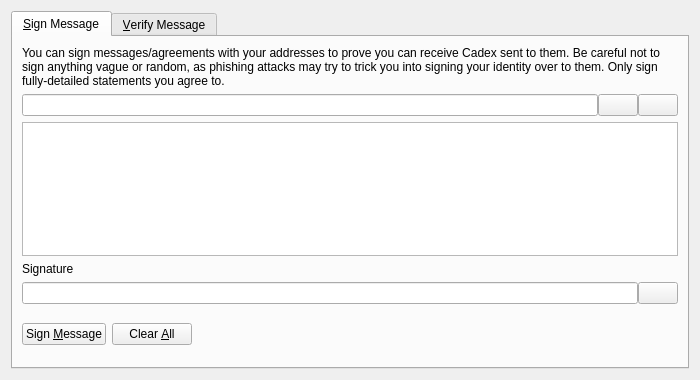
<?xml version="1.0" encoding="UTF-8"?>
<ui version="4.0">
 <class>SignVerifyMessageDialog</class>
 <widget class="QDialog" name="SignVerifyMessageDialog">
  <property name="geometry">
   <rect>
    <x>0</x>
    <y>0</y>
    <width>700</width>
    <height>380</height>
   </rect>
  </property>
  <property name="windowTitle">
   <string>Signatures - Sign / Verify a Message</string>
  </property>
  <property name="modal">
   <bool>true</bool>
  </property>
  <layout class="QVBoxLayout" name="verticalLayout">
   <item>
    <widget class="QTabWidget" name="tabWidget">
     <property name="currentIndex">
      <number>0</number>
     </property>
     <widget class="QWidget" name="tabSignMessage">
      <attribute name="title">
       <string>&amp;Sign Message</string>
      </attribute>
      <layout class="QVBoxLayout" name="verticalLayout_SM">
       <item>
        <widget class="QLabel" name="infoLabel_SM">
         <property name="text">
          <string>You can sign messages/agreements with your addresses to prove you can receive Cadex sent to them. Be careful not to sign anything vague or random, as phishing attacks may try to trick you into signing your identity over to them. Only sign fully-detailed statements you agree to.</string>
         </property>
         <property name="textFormat">
          <enum>Qt::PlainText</enum>
         </property>
         <property name="wordWrap">
          <bool>true</bool>
         </property>
        </widget>
       </item>
       <item>
        <layout class="QHBoxLayout" name="horizontalLayout_1_SM">
         <property name="spacing">
          <number>0</number>
         </property>
         <item>
          <widget class="QValidatedLineEdit" name="addressIn_SM">
           <property name="toolTip">
            <string>The Cadex address to sign the message with</string>
           </property>
          </widget>
         </item>
         <item>
          <widget class="QPushButton" name="addressBookButton_SM">
           <property name="toolTip">
            <string>Choose previously used address</string>
           </property>
           <property name="text">
            <string/>
           </property>
           <property name="shortcut">
            <string>Alt+A</string>
           </property>
           <property name="autoDefault">
            <bool>false</bool>
           </property>
          </widget>
         </item>
         <item>
          <widget class="QPushButton" name="pasteButton_SM">
           <property name="toolTip">
            <string>Paste address from clipboard</string>
           </property>
           <property name="text">
            <string/>
           </property>
           <property name="shortcut">
            <string>Alt+P</string>
           </property>
           <property name="autoDefault">
            <bool>false</bool>
           </property>
          </widget>
         </item>
        </layout>
       </item>
       <item>
        <widget class="QPlainTextEdit" name="messageIn_SM">
         <property name="toolTip">
          <string>Enter the message you want to sign here</string>
         </property>
        </widget>
       </item>
       <item>
        <widget class="QLabel" name="signatureLabel_SM">
         <property name="text">
          <string>Signature</string>
         </property>
         <property name="textFormat">
          <enum>Qt::PlainText</enum>
         </property>
        </widget>
       </item>
       <item>
        <layout class="QHBoxLayout" name="horizontalLayout_2_SM">
         <property name="spacing">
          <number>0</number>
         </property>
         <item>
          <widget class="QLineEdit" name="signatureOut_SM">
           <property name="font">
            <font>
             <italic>true</italic>
            </font>
           </property>
           <property name="readOnly">
            <bool>true</bool>
           </property>
          </widget>
         </item>
         <item>
          <widget class="QPushButton" name="copySignatureButton_SM">
           <property name="toolTip">
            <string>Copy the current signature to the system clipboard</string>
           </property>
           <property name="text">
            <string/>
           </property>
           <property name="autoDefault">
            <bool>false</bool>
           </property>
          </widget>
         </item>
        </layout>
       </item>
       <item>
        <layout class="QHBoxLayout" name="horizontalLayout_3_SM">
         <item>
          <widget class="QPushButton" name="signMessageButton_SM">
           <property name="toolTip">
            <string>Sign the message to prove you own this Cadex address</string>
           </property>
           <property name="text">
            <string>Sign &amp;Message</string>
           </property>
           <property name="autoDefault">
            <bool>false</bool>
           </property>
          </widget>
         </item>
         <item>
          <widget class="QPushButton" name="clearButton_SM">
           <property name="toolTip">
            <string>Reset all sign message fields</string>
           </property>
           <property name="text">
            <string>Clear &amp;All</string>
           </property>
           <property name="autoDefault">
            <bool>false</bool>
           </property>
          </widget>
         </item>
         <item>
          <spacer name="horizontalSpacer_1_SM">
           <property name="orientation">
            <enum>Qt::Horizontal</enum>
           </property>
           <property name="sizeHint" stdset="0">
            <size>
             <width>40</width>
             <height>48</height>
            </size>
           </property>
          </spacer>
         </item>
         <item>
          <widget class="QLabel" name="statusLabel_SM">
           <property name="font">
            <font>
             <weight>75</weight>
             <bold>true</bold>
            </font>
           </property>
           <property name="text">
            <string/>
           </property>
           <property name="wordWrap">
            <bool>true</bool>
           </property>
          </widget>
         </item>
         <item>
          <spacer name="horizontalSpacer_2_SM">
           <property name="orientation">
            <enum>Qt::Horizontal</enum>
           </property>
           <property name="sizeHint" stdset="0">
            <size>
             <width>40</width>
             <height>48</height>
            </size>
           </property>
          </spacer>
         </item>
        </layout>
       </item>
      </layout>
     </widget>
     <widget class="QWidget" name="tabVerifyMessage">
      <attribute name="title">
       <string>&amp;Verify Message</string>
      </attribute>
      <layout class="QVBoxLayout" name="verticalLayout_VM">
       <item>
        <widget class="QLabel" name="infoLabel_VM">
         <property name="text">
          <string>Enter the receiver's address, message (ensure you copy line breaks, spaces, tabs, etc. exactly) and signature below to verify the message. Be careful not to read more into the signature than what is in the signed message itself, to avoid being tricked by a man-in-the-middle attack. Note that this only proves the signing party receives with the address, it cannot prove sendership of any transaction!</string>
         </property>
         <property name="textFormat">
          <enum>Qt::PlainText</enum>
         </property>
         <property name="alignment">
          <set>Qt::AlignLeading|Qt::AlignLeft|Qt::AlignTop</set>
         </property>
         <property name="wordWrap">
          <bool>true</bool>
         </property>
        </widget>
       </item>
       <item>
        <layout class="QHBoxLayout" name="horizontalLayout_1_VM">
         <property name="spacing">
          <number>0</number>
         </property>
         <item>
          <widget class="QValidatedLineEdit" name="addressIn_VM">
           <property name="toolTip">
            <string>The Cadex address the message was signed with</string>
           </property>
          </widget>
         </item>
         <item>
          <widget class="QPushButton" name="addressBookButton_VM">
           <property name="toolTip">
            <string>Choose previously used address</string>
           </property>
           <property name="text">
            <string/>
           </property>
           <property name="shortcut">
            <string>Alt+A</string>
           </property>
           <property name="autoDefault">
            <bool>false</bool>
           </property>
          </widget>
         </item>
        </layout>
       </item>
       <item>
        <widget class="QPlainTextEdit" name="messageIn_VM"/>
       </item>
       <item>
        <widget class="QValidatedLineEdit" name="signatureIn_VM"/>
       </item>
       <item>
        <layout class="QHBoxLayout" name="horizontalLayout_2_VM">
         <item>
          <widget class="QPushButton" name="verifyMessageButton_VM">
           <property name="toolTip">
            <string>Verify the message to ensure it was signed with the specified Cadex address</string>
           </property>
           <property name="text">
            <string>Verify &amp;Message</string>
           </property>
           <property name="autoDefault">
            <bool>false</bool>
           </property>
          </widget>
         </item>
         <item>
          <widget class="QPushButton" name="clearButton_VM">
           <property name="toolTip">
            <string>Reset all verify message fields</string>
           </property>
           <property name="text">
            <string>Clear &amp;All</string>
           </property>
           <property name="autoDefault">
            <bool>false</bool>
           </property>
          </widget>
         </item>
         <item>
          <spacer name="horizontalSpacer_1_VM">
           <property name="orientation">
            <enum>Qt::Horizontal</enum>
           </property>
           <property name="sizeHint" stdset="0">
            <size>
             <width>40</width>
             <height>48</height>
            </size>
           </property>
          </spacer>
         </item>
         <item>
          <widget class="QLabel" name="statusLabel_VM">
           <property name="font">
            <font>
             <weight>75</weight>
             <bold>true</bold>
            </font>
           </property>
           <property name="text">
            <string/>
           </property>
           <property name="wordWrap">
            <bool>true</bool>
           </property>
          </widget>
         </item>
         <item>
          <spacer name="horizontalSpacer_2_VM">
           <property name="orientation">
            <enum>Qt::Horizontal</enum>
           </property>
           <property name="sizeHint" stdset="0">
            <size>
             <width>40</width>
             <height>48</height>
            </size>
           </property>
          </spacer>
         </item>
        </layout>
       </item>
      </layout>
     </widget>
    </widget>
   </item>
  </layout>
 </widget>
 <customwidgets>
  <customwidget>
   <class>QValidatedLineEdit</class>
   <extends>QLineEdit</extends>
   <header>qvalidatedlineedit.h</header>
  </customwidget>
 </customwidgets>
 <resources>
  <include location="../dash.qrc"/>
 </resources>
 <connections/>
</ui>
